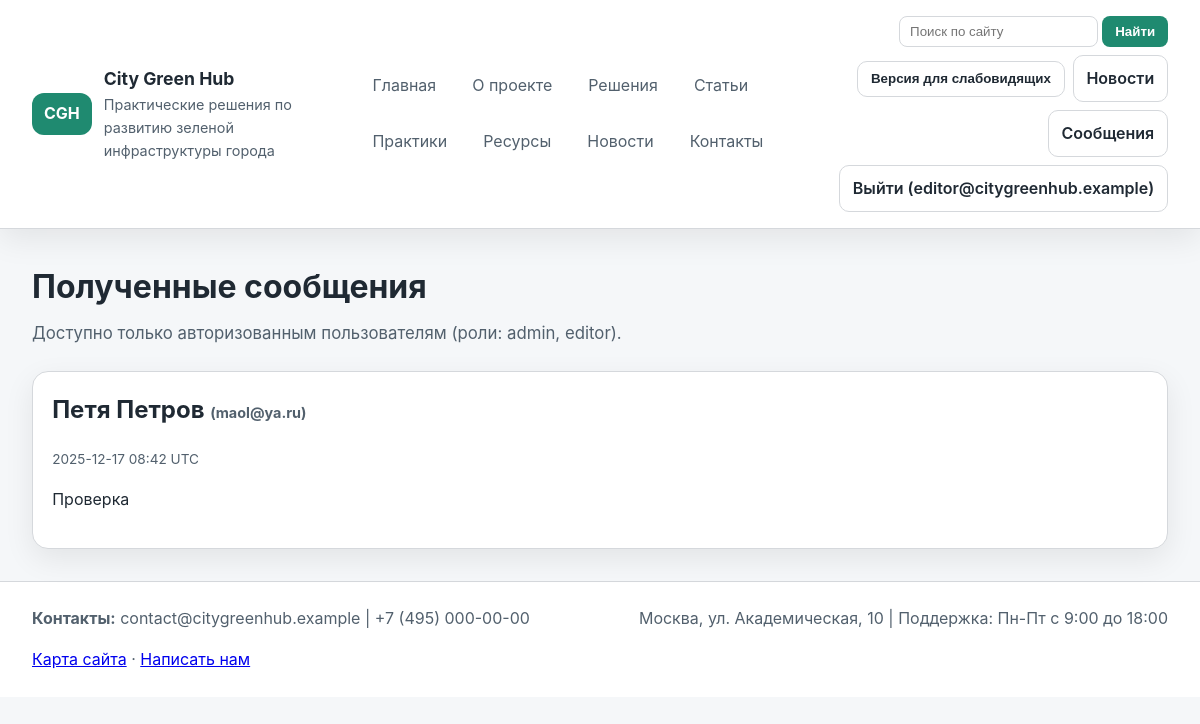
Screenshot of /messages (signed in) with the database file from the repository.
### tables this page shows
CREATE TABLE users (
                email TEXT PRIMARY KEY,
                password TEXT NOT NULL,
                role TEXT NOT NULL,
                created_at TEXT NOT NULL
            );

CREATE TABLE messages (
                id INTEGER PRIMARY KEY AUTOINCREMENT,
                name TEXT NOT NULL,
                email TEXT NOT NULL,
                message TEXT NOT NULL,
                created TEXT NOT NULL
            );

### app.py (the view)
    @app.route("/messages")
    @roles_required("admin", "editor")
    def view_messages():
        rows = get_db().execute(
            "SELECT id, name, email, message, created FROM messages ORDER BY id DESC"
        ).fetchall()
        return render_template("messages.html", messages=[dict(row) for row in rows])

### templates/messages.html (shortened to what this page needs)
{% extends 'base.html' %}
{% block content %}
<section class="page-header">
    <h1>Полученные сообщения</h1>
    <p class="lead">Доступно только авторизованным пользователям (роли: admin, editor).</p>
</section>
{% if messages %}
    <div class="card-list two">
        {% for item in messages %}
            <article class="card">
                <h2>{{ item.name }} <span class="small">({{ item.email }})</span></h2>
                <div class="meta">{{ item.created }}</div>
                <p>{{ item.message }}</p>
            </article>
        {% endfor %}
    </div>
{% else %}
    <p>Новых сообщений пока нет.</p>
{% endif %}
{% endblock %}

### templates/base.html (shortened to what this page needs)
<!doctype html>
<html lang="ru" class="no-js">
<head>
    <link rel="stylesheet" href="{{ url_for('static', filename='css/style.css') }}">
</head>
<body class="theme-standard">
<header class="site-header">
    <div class="brand">
        <div class="brand-mark">CGH</div>
        <div>
            <div class="brand-title">{{ site_meta.title }}</div>
            <div class="brand-tagline">{{ site_meta.tagline }}</div>
        </div>
    </div>
    <nav class="main-nav">
        {% for label, endpoint in nav_links %}
            <a href="{{ url_for(endpoint) }}" class="nav-link{% if request.endpoint == endpoint %} active{% endif %}">{{ label }}</a>
        {% endfor %}
    </nav>
    <div class="header-actions">
        <form class="search-form" action="{{ url_for('search') }}" method="get">
            <input type="search" name="q" placeholder="Поиск по сайту" value="{{ request.args.get('q', '') }}" aria-label="Поиск по сайту">
            <button type="submit">Найти</button>
        </form>
        <button id="toggle-accessibility" class="secondary" aria-expanded="false" aria-controls="accessibility-panel">Версия для слабовидящих</button>
        {% if current_user %}
            {% if current_user.role in ['admin', 'editor'] %}
                <a class="secondary" href="{{ url_for('manage_news') }}">Новости</a>
                <a class="secondary" href="{{ url_for('view_messages') }}">Сообщения</a>
            {% endif %}
            <a class="secondary" href="{{ url_for('logout') }}">Выйти ({{ current_user.email }})</a>
        {% else %}
            <a class="secondary" href="{{ url_for('login') }}">Войти</a>
            <a class="secondary" href="{{ url_for('register') }}">Регистрация</a>
        {% endif %}
    </div>
</header>
<main class="content">
    {% block content %}{% endblock %}
</main>
<footer class="site-footer">
    <div>
        <strong>Контакты:</strong> {{ site_meta.contact_email }} | {{ site_meta.contact_phone }}
    </div>
    <div>
        {{ site_meta.address }} | Поддержка: {{ site_meta.support_hours }}
    </div>
    <div>
        <a href="{{ url_for('sitemap') }}">Карта сайта</a> · <a href="{{ url_for('contact') }}">Написать нам</a>
    </div>
</footer>
</body>
</html>

### static/css/style.css (style rules this page uses)
:root { --bg: #f5f7f9; --card: #ffffff; --text: #1f2933; --muted: #52606d; --primary: #1f8a70; --primary-contrast: #ffffff; --accent: #f8b400; --border: #d5d8dc; --shadow: 0 10px 30px rgba(0,0,0,0.08); --font: 'Inter', system-ui, -apple-system, sans-serif; --font-size-base: 16px; --line-height: 1.6; }
* { box-sizing: border-box; }
body { margin: 0; font-family: var(--font); background: var(--bg); color: var(--text); line-height: var(--line-height); font-size: var(--font-size-base); }
.site-header { background: var(--card); border-bottom: 1px solid var(--border); display: grid; grid-template-columns: 1.5fr 2fr 1.8fr; gap: 1rem; padding: 1rem 2rem; align-items: center; box-shadow: var(--shadow); position: sticky; top: 0; z-index: 20; }
.brand { display: flex; align-items: center; gap: 0.75rem; }
.brand-mark { background: var(--primary); color: var(--primary-contrast); padding: 0.5rem 0.75rem; border-radius: 12px; font-weight: 700; }
.brand-title { font-weight: 700; font-size: 1.1rem; }
.brand-tagline { color: var(--muted); font-size: 0.9rem; }
.main-nav { display: flex; gap: 0.75rem; flex-wrap: wrap; }
.nav-link { padding: 0.55rem 0.75rem; text-decoration: none; color: var(--muted); border-radius: 10px; transition: background 0.2s, color 0.2s; }
.header-actions { display: flex; gap: 0.5rem; align-items: center; justify-content: flex-end; flex-wrap: wrap; }
.search-form { display: flex; gap: 0.3rem; }
.search-form input { padding: 0.45rem 0.6rem; border: 1px solid var(--border); border-radius: 8px; background: var(--card); color: var(--text); }
.search-form button { padding: 0.45rem 0.8rem; background: var(--primary); color: var(--primary-contrast); border: none; border-radius: 8px; cursor: pointer; }
button, .primary, .secondary { font-weight: 600; text-decoration: none; cursor: pointer; }
.secondary { background: transparent; color: var(--text); padding: 0.6rem 0.8rem; border-radius: 10px; border: 1px solid var(--border); }
.content { padding: 2rem; max-width: 1200px; margin: 0 auto; }
.page-header { margin-bottom: 1.5rem; }
.page-header h1 { margin: 0 0 0.5rem; font-size: 2rem; }
.lead { color: var(--muted); margin-top: 0; }
.lead { font-size: 1.05rem; }
.card-list { display: grid; gap: 1rem; }
.card-list.two { grid-template-columns: repeat(auto-fit, minmax(320px, 1fr)); }
.card { background: var(--card); padding: 1.2rem; border-radius: 16px; box-shadow: var(--shadow); border: 1px solid var(--border); }
.card h3, .card h2 { margin-top: 0; }
.site-footer { padding: 1.5rem 2rem; background: var(--card); border-top: 1px solid var(--border); color: var(--muted); display: flex; gap: 1rem; justify-content: space-between; flex-wrap: wrap; }
input, textarea { width: 100%; padding: 0.75rem; border-radius: 10px; border: 1px solid var(--border); background: var(--card); color: var(--text); }
.small { color: var(--muted); font-size: 0.9rem; }
.meta { color: var(--muted); font-size: 0.85rem; margin-bottom: 0.4rem; }

### rows the page displays
users: email "editor@citygreenhub.example"
messages: name "Петя Петров", email "maol@ya.ru", created "2025-12-17 08:42 UTC", message "Проверка"

### other values shown
{{ site_meta.title }} "City Green Hub"
{{ site_meta.tagline }} "Практические решения по развитию зеленой инфраструктуры города"
{{ label }} "Главная" "О проекте" "Решения" "Статьи" "Практики" "Ресурсы" "Новости" "Контакты"
{{ site_meta.contact_email }} "contact@citygreenhub.example"
{{ site_meta.contact_phone }} "+7 (495) 000-00-00"
{{ site_meta.address }} "Москва, ул. Академическая, 10"
{{ site_meta.support_hours }} "Пн-Пт с 9:00 до 18:00"
